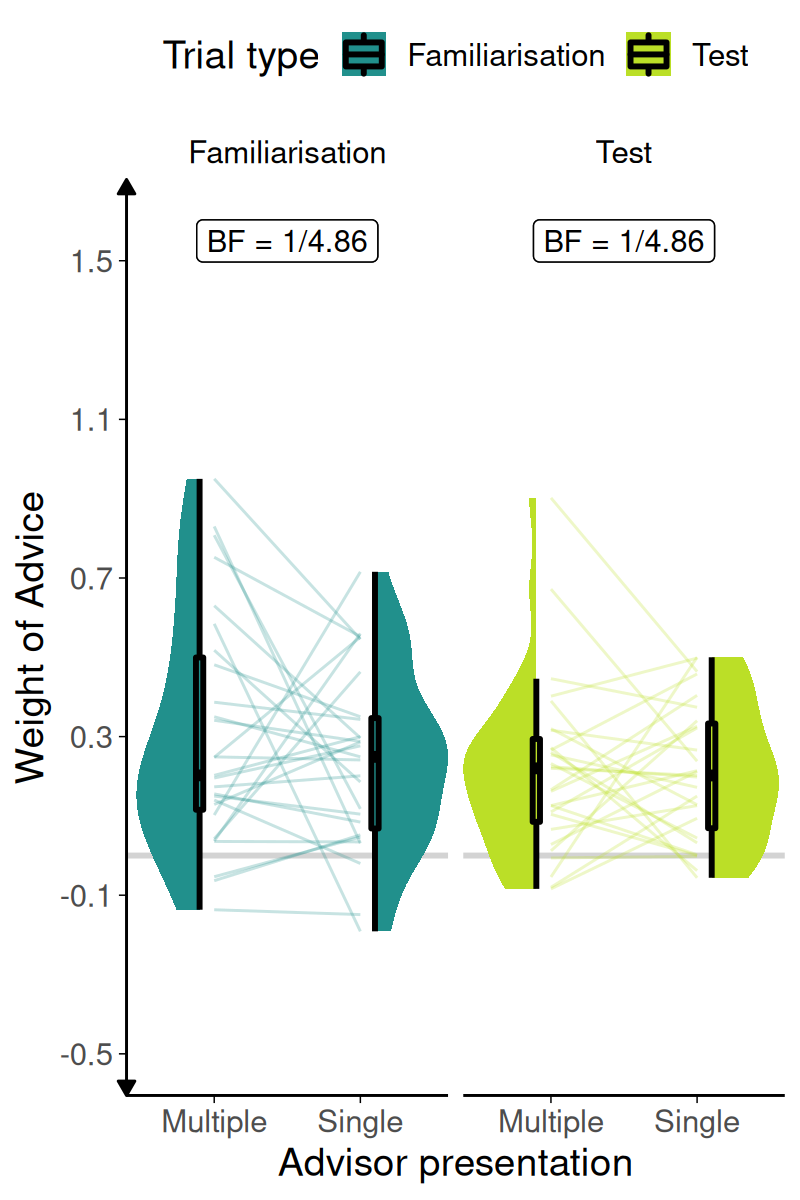

The script that drew this image:
# WOA graph for experiment 2a
source('scripts_and_filters/general_setup.R')
library(BayesFactor)
library(magrittr)

# Experiment 7 (02-02-behavioural-experiments.R)
select_experiment(
  project = 'datequiz',
  function(x) filter(x, study == 'confidenceExploration', version == 'v0-0-10')
)

AdvisedTrial <- annotate_responses(AdvisedTrial)
Trial <- annotate_responses(Trial)

nMaxOutliers <- 0
maxTrialRT <- 60000
minChangeRate = .1     ## some advice taken on 10%+ of trials

exclusions <- AdvisedTrial %>% 
  nest(d = -pid) %>%
  mutate(
    `Multiple attempts` = map_lgl(
      pid,
      ~ {
        h <- unique(AdvisedTrial$pidHash[AdvisedTrial$pid == .])
        p <- unique(AdvisedTrial$pid[AdvisedTrial$pidHash == h])
        length(p) > 1
      }
    ),
    `Not enough changes` = map_lgl(
      d,
      ~ {
        diff <- mutate(
          .,
          diff = responseConfidence != responseConfidenceFinal,
          diff = if_else(is.na(diff), F, diff)
        ) %>%
          pull(diff) %>% 
          mean() 
        diff < minChangeRate
      }
    )
  ) %>% 
  select(-d)

do_exclusions(exclusions)

nMaxTrials <- AdvisedTrial %>% 
  filter(block %in% c(3, 5)) %>%
  group_by(pid) %>% 
  summarise(n = n(), .groups = 'drop') %>% 
  pull(n) %>% 
  max()

AdvisedTrial <- AdvisedTrial %>% filter(timeEnd < maxTrialRT)

exclusions <- exclusions %>% 
  mutate(
    `Too many outlying trials` = 
      map_lgl(pid, ~ AdvisedTrial %>% 
                filter(pid == .x, block %in% c(3, 5)) %>%
                summarise(n = n(), .groups = 'drop') %>% 
                pull(n) < (nMaxTrials - nMaxOutliers)),
    # if participants were already dropped don't mark them here
    `Too many outlying trials` = if_else(!(pid %in% AdvisedTrial$pid),
                                         F, `Too many outlying trials`)
  )

do_exclusions(exclusions, backup = F)

tmp <- AdvisedTrial %>%
  filter(!is.na(advisor0idDescription)) %>%
  mutate(
    Advisor = advisor_description_name(advisor0idDescription),
    Advisor = factor(Advisor),
    Feedback = if_else(feedback, "Feedback", "No feedback")
  ) %>%
  order_factors()

Familiarisation <- tmp %>% filter(feedback)
Test <- tmp %>% filter(!feedback)


adv_inf <- bind_rows(
  mutate(Familiarisation, Type = "Familiarisation"), 
  mutate(Test, Type = "Test")
) %>%
  group_by(pid, Advisor, Type) %>%
  select(c(matches('(influence|WOA)'), group_vars(.))) %>%
  summarise_all(mean)

bf <- adv_inf %>% 
  nest(d = -Type) %>%
  mutate(
    bf = map(d, ~ select(., pid, Advisor, advisor0Influence) %>%
               pivot_wider(names_from = Advisor, 
                           values_from = advisor0Influence) %>%
               filter_if(is.numeric, ~ !is.na(.)) %>%
               as.data.frame() %$%
               ttestBF(x = `Consistent individual`, y = `Group member`, data = ., paired = T))
  ) 

bf$BF <- sapply(1:nrow(bf), function(i) bf2str(exp(bf$bf[[i]]@bayesFactor$bf)))

# Plot graph

dw <- .1

adv_inf %>%
  mutate(
    `Trial type` = Type,
    Advisor = if_else(str_detect(Advisor, "Group"), "Multiple", "Single")
  ) %>%
  ggplot(aes(x = Advisor, y = advisor0Influence, 
                    colour = `Trial type`, fill = `Trial type`)) +
  geom_hline(yintercept = 0, colour = 'lightgrey', size = 1) +
  geom_line(aes(group = pid), alpha = .25) +
  geom_split_violin(aes(x = nudge(Advisor, dw),
                        group = Advisor), width = 1,
                    colour = NA) +
  geom_boxplot(outlier.shape = NA, size = 1, width = dw/2,
               aes(x = nudge(Advisor, dw), 
                   group = Advisor),
               colour = 'black') +
  geom_segment(x = 1, xend = 2, y = 1.55, yend = 1.55, colour = 'black') +
  geom_label(y = 1.55, x = 1.5, colour = 'black', fill = 'white', 
             aes(label = paste0('BF = ', BF)), data = bf) +
  scale_y_continuous(limits = c(-.5, 1.6), 
                     breaks = seq(-.5, 1.5, length.out = 6)) +
  facet_grid(~`Trial type`) +
  labs(x = "Advisor presentation", y = 'Weight of Advice') +
  scale_fill_feedback(aesthetics = c('fill', 'colour')) +
  broken_axis_y

source('papers/rational-egocentric-discounting/helpers.R')
save_figure(filename = "./papers/rational-egocentric-discounting/woa-2a-figure.png")
